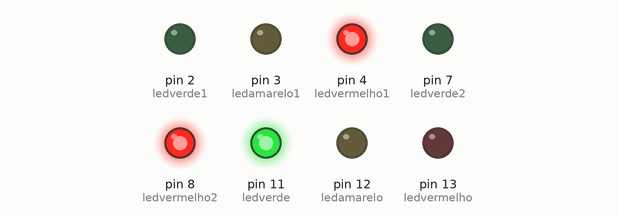
A program run on a simulated Arduino Uno, built with avr-gcc and run on an emulated ATmega328P. Parts: output pins drawn as LEDs (lit = HIGH).

Above: at 3.0 s.
At 7.0 s:
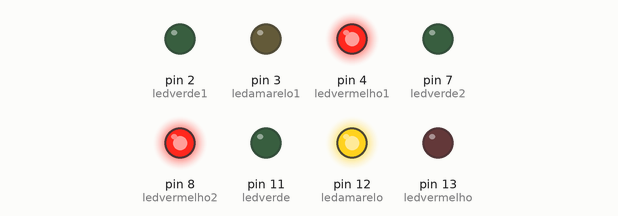
At 16.0 s:
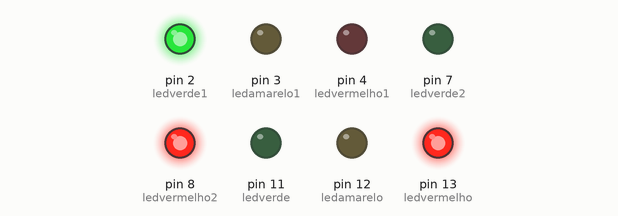
At 20.0 s:
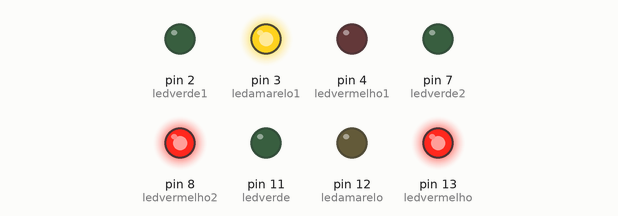
At 23.5 s:
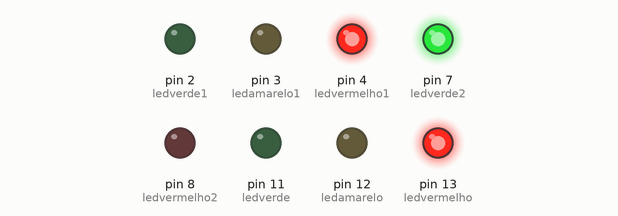
Timing chart, 0 to 33.8 s (numbered marks = the images above):
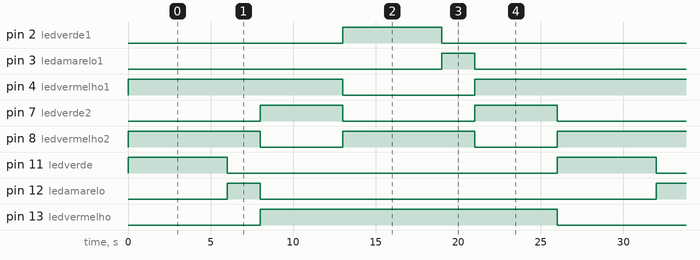

Measured:
- by itself, pin 2 (ledverde1), pin 11 (ledverde): alternates HIGH for 6.0 s and LOW for 20.0 s
- by itself, pin 3 (ledamarelo1), pin 12 (ledamarelo): alternates HIGH for 2.0 s and LOW for 24.0 s
- by itself, pin 4 (ledvermelho1): repeats every 26.0 s: LOW 8.0 s, HIGH 18.0 s
- by itself, pin 7 (ledverde2): alternates HIGH for 5.0 s and LOW for 8.0 s
- by itself, pin 8 (ledvermelho2): alternates HIGH for 8.0 s and LOW for 5.0 s
- by itself, pin 13 (ledvermelho): alternates HIGH for 18.0 s and LOW for 8.0 s

The program:

main.cpp
```cpp
#include <Arduino.h>

/// semáforo 1
int ledvermelho =13;
int ledamarelo =12;
int ledverde =11;

/// semáforo pedestre
int ledvermelho2 =8;
int ledverde2 =7;

/// semáforo 2
int ledvermelho1 =4;
int ledamarelo1 =3;
int ledverde1 =2;

void setup() {
  pinMode(ledvermelho,OUTPUT);
  pinMode(ledamarelo,OUTPUT);
  pinMode(ledverde,OUTPUT);
  pinMode(ledvermelho1,OUTPUT);
  pinMode(ledamarelo1,OUTPUT);
  pinMode(ledverde1,OUTPUT);
  pinMode(ledvermelho2,OUTPUT);
  pinMode(ledverde2,OUTPUT);

}

void loop() {
  /// semáforo 1
  digitalWrite(ledverde,HIGH);
  /// semáforo 2
  digitalWrite(ledvermelho1,HIGH);
  //// semáforo pedestre
  digitalWrite(ledvermelho2,HIGH);
  delay(6000);

  /// semáforo 1
  digitalWrite(ledverde,LOW);
  digitalWrite(ledamarelo,HIGH);
  delay(2000);

  digitalWrite(ledamarelo,LOW);
  digitalWrite(ledvermelho,HIGH);
  /// semáforo pedestre
  digitalWrite(ledvermelho2,LOW);
  digitalWrite(ledverde2,HIGH);
  delay(5000);

  digitalWrite(ledverde2,LOW);
  digitalWrite(ledvermelho2,HIGH);

  /// semáforo 2
  digitalWrite(ledvermelho1,LOW);
  digitalWrite(ledverde1,HIGH);
  delay(6000);

  digitalWrite(ledverde1,LOW);
  digitalWrite(ledamarelo1,HIGH);
  delay(2000);

  digitalWrite(ledamarelo1,LOW);
  digitalWrite(ledvermelho1,HIGH);

  /// semáforo pedestre
  digitalWrite(ledvermelho2,LOW);
  digitalWrite(ledverde2,HIGH);
  delay(5000);
  digitalWrite(ledverde2,LOW);
  digitalWrite(ledvermelho2,HIGH);
  digitalWrite(ledvermelho,LOW);
}
```
